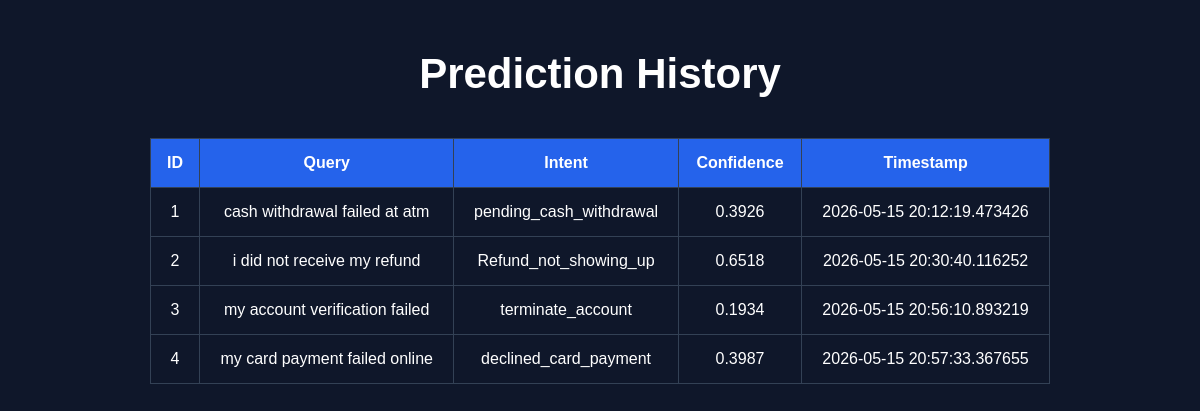
The app's page /history with its own data.
### tables this page shows
CREATE TABLE predictions (

            id INTEGER PRIMARY KEY AUTOINCREMENT,

            query TEXT,

            cleaned_query TEXT,

            predicted_intent TEXT,

            confidence_score REAL,

            timestamp TEXT

        );

### app/app.py (the view)
@app.route("/history")
def history():
    records = fetch_all_predictions()
    return render_template(
        "history.html",
        records=records
    )

### src/database.py (called while the page is built)
def fetch_all_predictions():
    connection = sqlite3.connect(
        DATABASE_PATH
    )
    cursor = connection.cursor()
    cursor.execute("""

        SELECT * FROM predictions

    """)
    records = cursor.fetchall()
    connection.close()
    return records

### app/templates/history.html (shortened to what this page needs)
<!DOCTYPE html>
<html lang="en">
<head>
    <link
        rel="stylesheet"
        href="{{ url_for('static', filename='style.css') }}"
    >
</head>
<body>
    <div class="container">
        <h1>
            Prediction History
        </h1>
        <table>
            <tr>
                <th>ID</th>
                <th>Query</th>
                <th>Intent</th>
                <th>Confidence</th>
                <th>Timestamp</th>
            </tr>
            {% for row in records %}
            <tr>
                <td>{{ row[0] }}</td>
                <td>{{ row[1] }}</td>
                <td>{{ row[3] }}</td>
                <td>{{ row[4] }}</td>
                <td>{{ row[5] }}</td>
            </tr>
            {% endfor %}
        </table>
    </div>
</body>
</html>

### app/static/style.css (style rules this page uses)
body { margin: 0; padding: 0; background-color: #0f172a; font-family: Arial, sans-serif; color: white; }
.container { width: 75%; margin: auto; margin-top: 50px; }
h1 { text-align: center; margin-bottom: 40px; font-size: 42px; }
table { width: 100%; border-collapse: collapse; margin-top: 40px; }
table th, table td { border: 1px solid #334155; padding: 15px; text-align: center; }
table th { background-color: #2563eb; }

### records on screen
predictions: id "1", query "cash withdrawal failed at atm", predicted_intent "pending_cash_withdrawal", confidence_score "0.3926", timestamp "2026-05-15 20:12:19.473426"
predictions: id "2", query "i did not receive my refund", predicted_intent "Refund_not_showing_up", confidence_score "0.6518", timestamp "2026-05-15 20:30:40.116252"
predictions: id "3", query "my account verification failed", predicted_intent "terminate_account", confidence_score "0.1934", timestamp "2026-05-15 20:56:10.893219"
predictions: id "4", query "my card payment failed online", predicted_intent "declined_card_payment", confidence_score "0.3987", timestamp "2026-05-15 20:57:33.367655"
